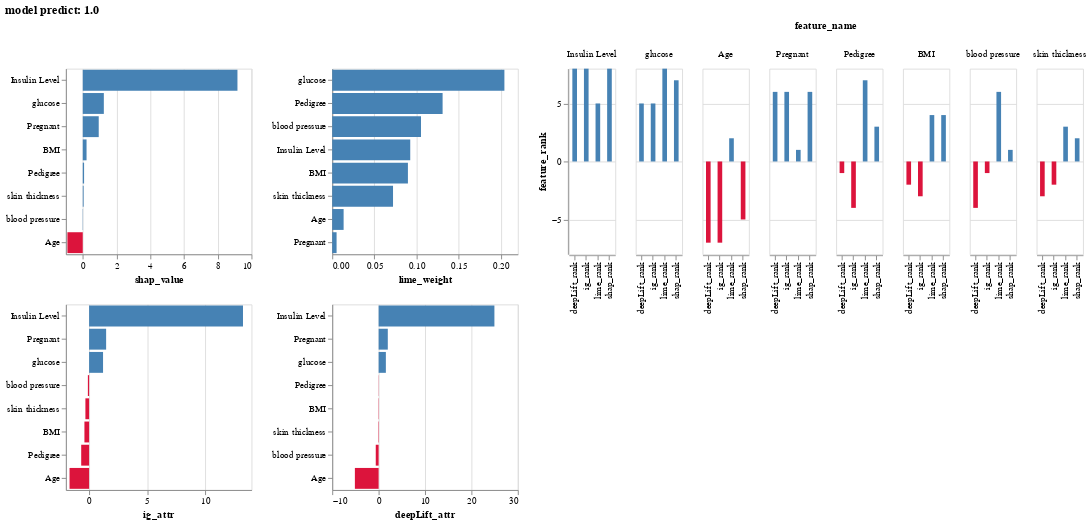

The cell this chart's notebook holds for it:
### Code cell
# Show the visualization 
data_index = 400
feature_attr_and_rank_plot(data_index)

### Figure 1 — Vega-Lite specification as saved in the notebook (floating-point values rounded to 4 significant figures)
{"config": {"view": {"continuousWidth": 400, "continuousHeight": 300}}, "hconcat": [{"vconcat": [{"hconcat": [{"mark": "bar", "encoding": {"color": {"field": "is_positive", "legend": null, "scale": {"range": ["crimson", "steelblue"]}, "type": "nominal"}, "opacity": {"condition": {"value": 1.0, "selection": "selector002"}, "value": 0.2}, "x": {"field": "feature_attr", "title": "shap_value", "type": "quantitative"}, "y": {"field": "feature_name", "sort": "-x", "title": "", "type": "nominal"}}, "height": 200, "selection": {"selector002": {"type": "multi", "on": "mouseover", "toggle": true, "fields": ["feature_name"]}}, "transform": [{"filter": "(datum.method === 'shap_value')"}], "width": 200}, {"mark": "bar", "encoding": {"color": {"field": "is_positive", "legend": null, "scale": {"range": ["crimson", "steelblue"]}, "type": "nominal"}, "opacity": {"condition": {"value": 1.0, "selection": "selector002"}, "value": 0.2}, "x": {"field": "feature_attr", "title": "lime_weight", "type": "quantitative"}, "y": {"field": "feature_name", "sort": "-x", "title": "", "type": "nominal"}}, "height": 200, "selection": {"selector002": {"type": "multi", "on": "mouseover", "toggle": true, "fields": ["feature_name"]}}, "transform": [{"filter": "(datum.method === 'lime_weight')"}], "width": 200}]}, {"hconcat": [{"mark": "bar", "encoding": {"color": {"field": "is_positive", "legend": null, "scale": {"range": ["crimson", "steelblue"]}, "type": "nominal"}, "opacity": {"condition": {"value": 1.0, "selection": "selector002"}, "value": 0.2}, "x": {"field": "feature_attr", "title": "ig_attr", "type": "quantitative"}, "y": {"field": "feature_name", "sort": "-x", "title": "", "type": "nominal"}}, "height": 200, "selection": {"selector002": {"type": "multi", "on": "mouseover", "toggle": true, "fields": ["feature_name"]}}, "transform": [{"filter": "(datum.method === 'ig_attr')"}], "width": 200}, {"mark": "bar", "encoding": {"color": {"field": "is_positive", "legend": null, "scale": {"range": ["crimson", "steelblue"]}, "type": "nominal"}, "opacity": {"condition": {"value": 1.0, "selection": "selector002"}, "value": 0.2}, "x": {"field": "feature_attr", "title": "deepLift_attr", "type": "quantitative"}, "y": {"field": "feature_name", "sort": "-x", "title": "", "type": "nominal"}}, "height": 200, "selection": {"selector002": {"type": "multi", "on": "mouseover", "toggle": true, "fields": ["feature_name"]}}, "transform": [{"filter": "(datum.method === 'deepLift_attr')"}], "width": 200}]}]}, {"facet": {"column": {"field": "feature_name", "sort": ["Insulin Level", "glucose", "Age", "Pregnant", "Pedigree", "BMI", "blood pressure", "skin thickness"], "type": "nominal"}}, "spec": {"mark": {"type": "bar", "size": 5}, "encoding": {"color": {"field": "is_positive", "legend": null, "scale": {"range": ["crimson", "steelblue"]}, "type": "nominal"}, "opacity": {"condition": {"value": 1.0, "selection": "selector002"}, "value": 0.2}, "x": {"field": "method", "title": "", "type": "nominal"}, "y": {"field": "feature_attr", "title": "feature_rank", "type": "quantitative"}}, "height": 200, "selection": {"selector002": {"type": "multi", "on": "mouseover", "toggle": true, "fields": ["feature_name"]}}, "transform": [{"filter": {"field": "method", "oneOf": ["shap_rank", "lime_rank", "ig_rank", "deepLift_rank"]}}], "width": 50}}], "data": {"name": "data-ff0490ee20515d75f5c456ccc25ed173"}, "title": "model predict: 1.0", "$schema": "https://vega.github.io/schema/vega-lite/v4.17.0.json", "datasets": {"data-ff0490ee20515d75f5c456ccc25ed173": [{"feature_name": "Pregnant", "method": "feature_value", "feature_attr": 0.0, "is_positive": false}, {"feature_name": "glucose", "method": "feature_value", "feature_attr": 146.0, "is_positive": true}, {"feature_name": "blood pressure", "method": "feature_value", "feature_attr": 70.0, "is_positive": true}, {"feature_name": "skin thickness", "method": "feature_value", "feature_attr": 27.0, "is_positive": true}, {"feature_name": "Insulin Level", "method": "feature_value", "feature_attr": 0.0, "is_positive": false}, {"feature_name": "BMI", "method": "feature_value", "feature_attr": 37.9, "is_positive": true}, {"feature_name": "Pedigree", "method": "feature_value", "feature_attr": 0.334, "is_positive": true}, {"feature_name": "Age", "method": "feature_value", "feature_attr": 28.0, "is_positive": true}, {"feature_name": "Pregnant", "method": "shap_value", "feature_attr": 0.9464, "is_positive": true}, {"feature_name": "glucose", "method": "shap_value", "feature_attr": 1.249, "is_positive": true}, {"feature_name": "blood pressure", "method": "shap_value", "feature_attr": 0.01676, "is_positive": true}, {"feature_name": "skin thickness", "method": "shap_value", "feature_attr": 0.05074, "is_positive": true}, {"feature_name": "Insulin Level", "method": "shap_value", "feature_attr": 9.168, "is_positive": true}, {"feature_name": "BMI", "method": "shap_value", "feature_attr": 0.2247, "is_positive": true}, {"feature_name": "Pedigree", "method": "shap_value", "feature_attr": 0.07831, "is_positive": true}, {"feature_name": "Age", "method": "shap_value", "feature_attr": -0.9098, "is_positive": false}, {"feature_name": "Pregnant", "method": "shap_rank", "feature_attr": 6.0, "is_positive": true}, {"feature_name": "glucose", "method": "shap_rank", "feature_attr": 7.0, "is_positive": true}, {"feature_name": "blood pressure", "method": "shap_rank", "feature_attr": 1.0, "is_positive": true}, {"feature_name": "skin thickness", "method": "shap_rank", "feature_attr": 2.0, "is_positive": true}, {"feature_name": "Insulin Level", "method": "shap_rank", "feature_attr": 8.0, "is_positive": true}, {"feature_name": "BMI", "method": "shap_rank", "feature_attr": 4.0, "is_positive": true}, {"feature_name": "Pedigree", "method": "shap_rank", "feature_attr": 3.0, "is_positive": true}, {"feature_name": "Age", "method": "shap_rank", "feature_attr": -5.0, "is_positive": false}, {"feature_name": "Pregnant", "method": "lime_weight", "feature_attr": 0.005165, "is_positive": true}, {"feature_name": "glucose", "method": "lime_weight", "feature_attr": 0.2041, "is_positive": true}, {"feature_name": "blood pressure", "method": "lime_weight", "feature_attr": 0.1052, "is_positive": true}, {"feature_name": "skin thickness", "method": "lime_weight", "feature_attr": 0.07207, "is_positive": true}, {"feature_name": "Insulin Level", "method": "lime_weight", "feature_attr": 0.09248, "is_positive": true}, {"feature_name": "BMI", "method": "lime_weight", "feature_attr": 0.08972, "is_positive": true}, {"feature_name": "Pedigree", "method": "lime_weight", "feature_attr": 0.1308, "is_positive": true}, {"feature_name": "Age", "method": "lime_weight", "feature_attr": 0.01351, "is_positive": true}, {"feature_name": "Pregnant", "method": "lime_rank", "feature_attr": 1.0, "is_positive": true}, {"feature_name": "glucose", "method": "lime_rank", "feature_attr": 8.0, "is_positive": true}, {"feature_name": "blood pressure", "method": "lime_rank", "feature_attr": 6.0, "is_positive": true}, {"feature_name": "skin thickness", "method": "lime_rank", "feature_attr": 3.0, "is_positive": true}, {"feature_name": "Insulin Level", "method": "lime_rank", "feature_attr": 5.0, "is_positive": true}, {"feature_name": "BMI", "method": "lime_rank", "feature_attr": 4.0, "is_positive": true}, {"feature_name": "Pedigree", "method": "lime_rank", "feature_attr": 7.0, "is_positive": true}, {"feature_name": "Age", "method": "lime_rank", "feature_attr": 2.0, "is_positive": true}, {"feature_name": "Pregnant", "method": "ig_attr", "feature_attr": 1.469, "is_positive": true}, {"feature_name": "glucose", "method": "ig_attr", "feature_attr": 1.204, "is_positive": true}, {"feature_name": "blood pressure", "method": "ig_attr", "feature_attr": -0.1046, "is_positive": false}, {"feature_name": "skin thickness", "method": "ig_attr", "feature_attr": -0.3173, "is_positive": false}, {"feature_name": "Insulin Level", "method": "ig_attr", "feature_attr": 13.27, "is_positive": true}, {"feature_name": "BMI", "method": "ig_attr", "feature_attr": -0.4022, "is_positive": false}, {"feature_name": "Pedigree", "method": "ig_attr", "feature_attr": -0.6797, "is_positive": false}, {"feature_name": "Age", "method": "ig_attr", "feature_attr": -1.685, "is_positive": false}, {"feature_name": "Pregnant", "method": "ig_rank", "feature_attr": 6.0, "is_positive": true}, {"feature_name": "glucose", "method": "ig_rank", "feature_attr": 5.0, "is_positive": true}, {"feature_name": "blood pressure", "method": "ig_rank", "feature_attr": -1.0, "is_positive": false}, {"feature_name": "skin thickness", "method": "ig_rank", "feature_attr": -2.0, "is_positive": false}, {"feature_name": "Insulin Level", "method": "ig_rank", "feature_attr": 8.0, "is_positive": true}, {"feature_name": "BMI", "method": "ig_rank", "feature_attr": -3.0, "is_positive": false}, {"feature_name": "Pedigree", "method": "ig_rank", "feature_attr": -4.0, "is_positive": false}, {"feature_name": "Age", "method": "ig_rank", "feature_attr": -7.0, "is_positive": false}, {"feature_name": "Pregnant", "method": "deepLift_attr", "feature_attr": 1.977, "is_positive": true}, {"feature_name": "glucose", "method": "deepLift_attr", "feature_attr": 1.56, "is_positive": true}, {"feature_name": "blood pressure", "method": "deepLift_attr", "feature_attr": -0.6181, "is_positive": false}, {"feature_name": "skin thickness", "method": "deepLift_attr", "feature_attr": -0.0888, "is_positive": false}, {"feature_name": "Insulin Level", "method": "deepLift_attr", "feature_attr": 24.95, "is_positive": true}, {"feature_name": "BMI", "method": "deepLift_attr", "feature_attr": -0.06593, "is_positive": false}, {"feature_name": "Pedigree", "method": "deepLift_attr", "feature_attr": -0.04144, "is_positive": false}, {"feature_name": "Age", "method": "deepLift_attr", "feature_attr": -5.118, "is_positive": false}, {"feature_name": "Pregnant", "method": "deepLift_rank", "feature_attr": 6.0, "is_positive": true}, {"feature_name": "glucose", "method": "deepLift_rank", "feature_attr": 5.0, "is_positive": true}, {"feature_name": "blood pressure", "method": "deepLift_rank", "feature_attr": -4.0, "is_positive": false}, {"feature_name": "skin thickness", "method": "deepLift_rank", "feature_attr": -3.0, "is_positive": false}, {"feature_name": "Insulin Level", "method": "deepLift_rank", "feature_attr": 8.0, "is_positive": true}, {"feature_name": "BMI", "method": "deepLift_rank", "feature_attr": -2.0, "is_positive": false}, {"feature_name": "Pedigree", "method": "deepLift_rank", "feature_attr": -1.0, "is_positive": false}, {"feature_name": "Age", "method": "deepLift_rank", "feature_attr": -7.0, "is_positive": false}, {"feature_name": "Pregnant", "method": "sum_rank", "feature_attr": 19.0, "is_positive": true}, {"feature_name": "glucose", "method": "sum_rank", "feature_attr": 25.0, "is_positive": true}, {"feature_name": "blood pressure", "method": "sum_rank", "feature_attr": 12.0, "is_positive": true}, {"feature_name": "skin thickness", "method": "sum_rank", "feature_attr": 10.0, "is_positive": true}, {"feature_name": "Insulin Level", "method": "sum_rank", "feature_attr": 29.0, "is_positive": true}, {"feature_name": "BMI", "method": "sum_rank", "feature_attr": 13.0, "is_positive": true}, {"feature_name": "Pedigree", "method": "sum_rank", "feature_attr": 15.0, "is_positive": true}, {"feature_name": "Age", "method": "sum_rank", "feature_attr": 21.0, "is_positive": true}]}}
